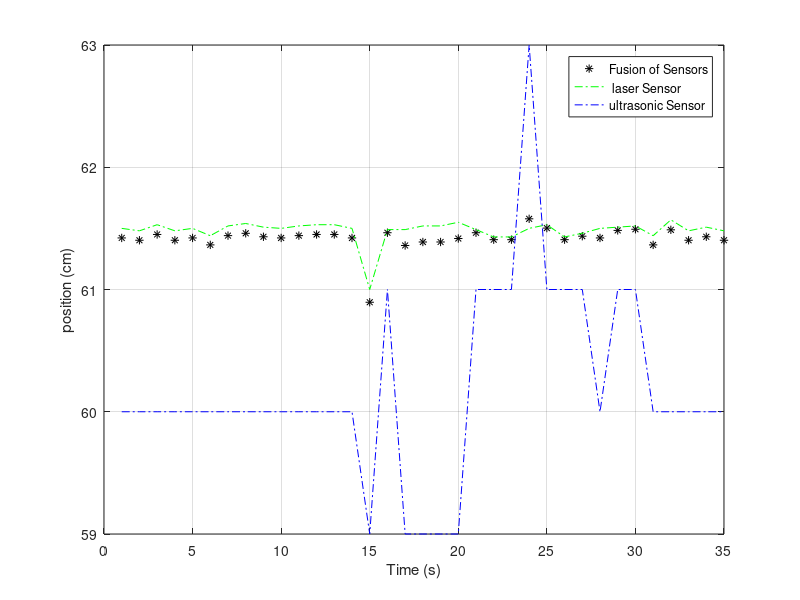
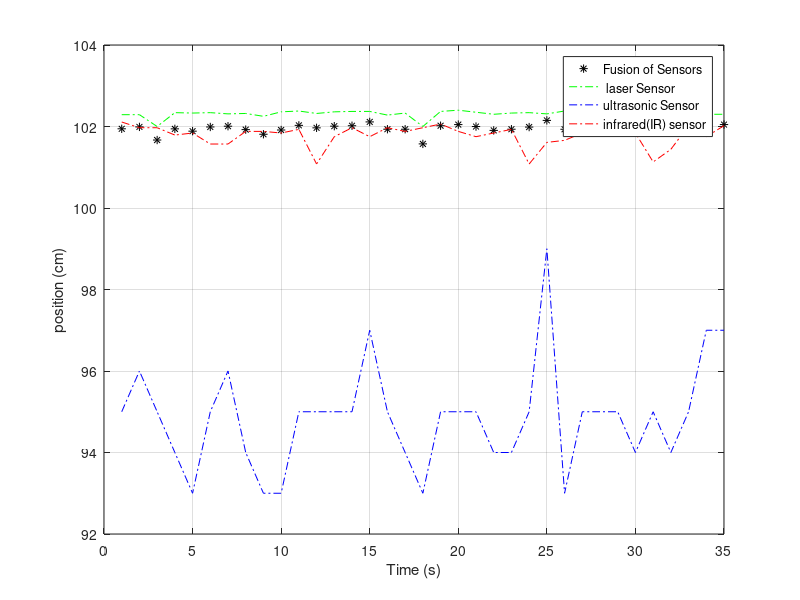
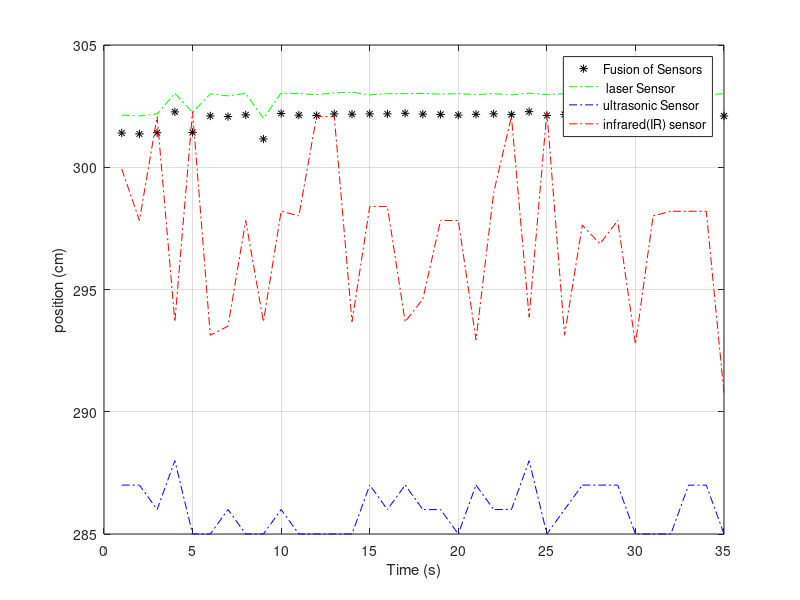
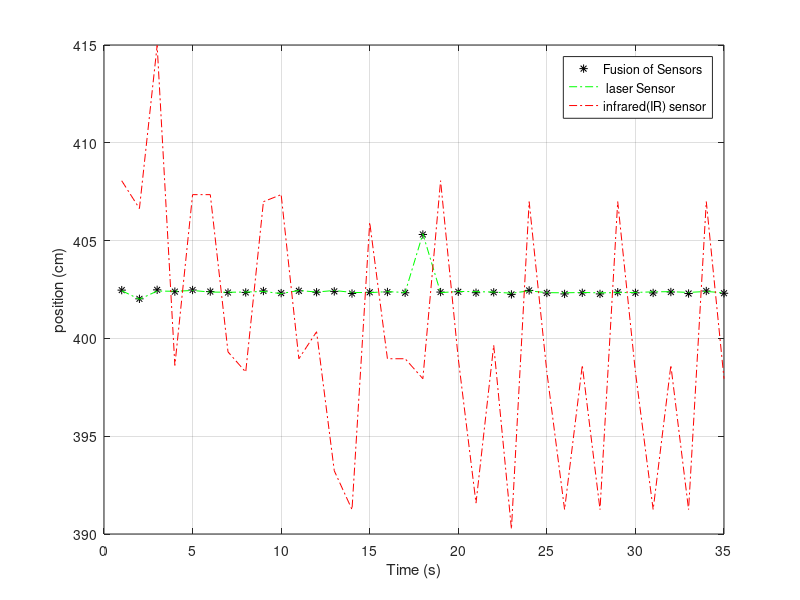

The MATLAB source for these figures, in order:
clc; clear all;close all;
%%%%%%%%%%%%%%%%%%%%%%%%%%%%%%%%%%%%%%%%%%%%%%%%%%%%%%%%%%%%%%%%%%%%%%%%%%%%%%%%%%%%%%%%%%%%%%%%%%%%%%%%%%%%%%%%%%%%%%%%
ls01_60=[61.5	61.48	61.53	61.48	61.5	61.44	61.52	61.54	61.51	61.5	61.52	61.53	61.53	61.5	61	61.49	61.49	61.52	61.52	61.55	61.49	61.43	61.43	61.5	61.53	61.43	61.46	61.5	61.51	61.52	61.44	61.57	61.48	61.51	61.48];
srf_60=[57	57	57	57	57	57	57	57	57	57	57	57	57	57	56	58	56	56	56	56	58	58	58	60	58	58	58	57	58	58	57	57	57	57	57]+3;

f_60_OWA=((200/211)*ls01_60)+((11/211)*srf_60);
err_f_60_OWA=60-f_60_OWA;

err_srf_60=60-srf_60;err_ls01_60=60-ls01_60;
%%%%%%%%%%%%%%%%%%%%%%%%%%%%%%%%%%%%%%%%%%%%%%%%%%%%%%%%%%%%%%%%%%%%%%%%%%%%%%%%%%%%%%%%%%%%%%%%%%%%%%%%%%%%%%%%%%%%%%%%%%%
ir_100=[102.11	101.97	101.97	101.79	101.84	101.57	101.57	101.88	101.88	101.84	101.93	101.08	101.75	101.97	101.75	101.97	101.88	101.97	102.06	101.88	101.75	101.84	101.93	101.08	101.61	101.66	101.84	101.88	101.88	101.84	101.13	101.44	102.02	101.75	102.02];
ls01_100=[102.29	102.29	102	102.34	102.33	102.34	102.31	102.32	102.25	102.36	102.38	102.32	102.36	102.37	102.37	102.28	102.33	102	102.37	102.4	102.35	102.3	102.33	102.34	102.31	102.38	102.35	102.29	102.29	102.27	102.31	102.36	102.32	102.3	102.3];
srf_100=[95	96	95	94	93	95	96	94	93	93	95	95	95	95	97	95	94	93	95	95	95	94	94	95	99	93	95	95	95	94	95	94	95	97	97];

f_100_OWA=((200/211)*ls01_100)+((10/211)*srf_100)+ ((1/211)*ir_100);
err_f_100_OWA=100-f_100_OWA;

err_srf_100=100-srf_100;err_ls01_100=100-ls01_100;err_ir_100=100-ir_100;

%%%%%%%%%%%%%%%%%%%%%%%%%%%%%%%%%%%%%%%%%%%%%%%%%%%%%%%%%%%%%%%%%%%%%%%%%%%%%%%%%%%%%%%%%%%%%%%%%%%%%%%%%%%%%%%%%%%%%%%%%%%%%
ir_140=[150.3	149.97	150.01	150.16	150.16	150.11	150.11	150.11	150.21	150.11	150.11	150.11	150.06	150.11	150.06	149.44	149.72	149.92	150.01	150.01	150.11	150.06	150.06	150.06	150.11	150.06	150.11	150.06	150.01	150.11	150.01	149.58	149.92	150.06	150.06];
srf_140=[133	135	131	131	131	131	133	131	131	132	131	133	131	132	131	131	131	133	131	133	131	131	134	131	131	131	131	131	131	131	131	131	131	131	132];

f_140_OWA=(((10/11)*srf_140)+ ((1/11)*ir_140));
err_f_140_OWA=140-f_140_OWA;

err_srf_140=140-srf_140;err_ir_140=140-ir_140;
%%%%%%%%%%%%%%%%%%%%%%%%%%%%%%%%%%%%%%%%%%%%%%%%%%%%%%%%%%%%%%%%%%%%%%%%%%%%%%%%%%%%%%%%%%%%%%%%%%%%%%%%%%%%%%%%%%%%%%%%%%%%%
ir_300=[299.93	297.82	302.07	293.68	302.27	293.13	293.5	297.82	293.68	298.2	298.01	302.07	302.07	293.68	298.39	298.39	293.68	294.61	297.82	297.82	292.94	298.97	302.07	293.87	302.27	293.13	297.63	296.87	297.82	292.76	298.01	298.2	298.2	298.2	290.75];
ls01_300=[302.13	302.1	302.18	303.02	302.24	303	302.92	303.02	302	303.03	303.01	302.97	303.04	303.07	302.96	303.01	303.01	303.02	302.99	303.01	302.97	303.01	302.96	303.03	302.97	303.01	303.06	303.01	303	302.98	302.97	302.96	303.03	302.95	303.01];
srf_300=[287 287 286 288 285 285 286 285 285 286	285	285	285	285	287	286	287	286	286	285	287	286	286	288	285	286	287	287	287	285	285	285	287	287	285];


f_300_OWA=((200/211)*ls01_300)+((10/211)*srf_300)+ ((1/211)*ir_300);
err_f_300_OWA=300-f_300_OWA;

err_srf_300=300-srf_300;err_ir_300=300-ir_300;err_ls01_300=300-ls01_300;
%%%%%%%%%%%%%%%%%%%%%%%%%%%%%%%%%%%%%%%%%%%%%%%%%%%%%%%%%%%%%%%%%%%%%%%%%%%%%%%%%%%%%%%%%%%%%%%%%%%%%%%%%%%%%%%%%%%%%%%%%
ir_400=[408.06	406.64	414.98	398.62	407.35	407.35	399.31	398.28	406.99	407.35	398.96	400.34	393.23	391.25	405.93	398.96	398.96	397.94	408.06	398.96	391.58	399.65	390.26	406.99	398.28	391.25	398.62	391.25	406.99	398.28	391.25	398.62	391.25	406.99	397.94];
ls01_400=[402.44	402	402.42	402.41	402.45	402.37	402.36	402.37	402.4	402.29	402.45	402.37	402.45	402.35	402.34	402.39	402.35	405.35	402.34	402.4	402.39	402.37	402.31	402.43	402.34	402.33	402.35	402.33	402.34	402.35	402.38	402.39	402.35	402.4	402.33];

f_400_OWA=(((200/201)*ls01_400)+ ((1/201)*ir_400));
err_f_400_OWA=400-f_400_OWA;

err_ir_400=400-ir_400;err_ls01_400=400-ls01_400;
%%%%%%%%%%%%%%%%%%%%%%%%%%%%%%%%%%%%%%%%%%%%%%%%%%%%%%%%%%%%%%%

% main plot 
figure(1)
plot(f_60_OWA,'*k');
hold on;
plot(ls01_60,'-.g');
plot(srf_60,'-.b');
hold off;
grid on
legend('Fusion of Sensors',' laser Sensor ','ultrasonic Sensor')
xlabel('Time (s)');
ylabel('position (cm)');

% plot
figure(2)
plot(f_100_OWA,'*k');
hold on;
plot(ls01_100,'-.g');
plot(srf_100,'-.b');
plot(ir_100,'-.r');
hold off;
grid on
legend('Fusion of Sensors',' laser Sensor ','ultrasonic Sensor','infrared(IR) sensor')
xlabel('Time (s)');
ylabel('position (cm)');
% plot
figure(3)
plot(f_300_OWA,'*k');
hold on;
plot(ls01_300,'-.g');
plot(srf_300,'-.b');
plot(ir_300,'-.r')
hold off;

grid on
legend('Fusion of Sensors',' laser Sensor ','ultrasonic Sensor','infrared(IR) sensor')
xlabel('Time (s)');
ylabel('position (cm)');
% plot
figure(4)
plot(f_400_OWA,'*k');
hold on;
plot(ls01_400,'-.g');
plot(ir_400,'-.r');
hold off;

grid on
legend('Fusion of Sensors',' laser Sensor ','infrared(IR) sensor')
xlabel('Time (s)');
ylabel('position (cm)');
%%%%%%%%%%%%%%%%%%%%%%%%%%%%%%%%%%%%%%%%%%%%%%%%%%%%%%%%%%%%%%%%%%%%%%%%%%%%%%%%%%%%%%%%%%%%%%%%%%%%%%%%%%%
% plot err
figure(5)
plot(err_f_60_OWA,'*k');
hold on;
plot(err_ls01_60,'-.g');
plot(err_srf_60,'-.r');
hold off;

grid on
legend('error of Fusion ',' laser error ','ultrasonic error')
xlabel('Time (s)');
ylabel('positioning error for 60cm (cm)');
% plot
figure(6)
plot(err_f_100_OWA,'*k');
hold on;
plot(err_ls01_100,'-.g');
plot(err_srf_100,'-.b');
plot(err_ir_100,'-.r');
hold off;

grid on
legend('Error of Fusion ',' laser error ','ultrasonic error','infrared(IR) error')
xlabel('Time (s)');
ylabel('positioning error for 100cm (cm)');
% plot
figure(7)
plot(err_f_300_OWA,'*k');
hold on;
plot(err_ls01_300,'-.g');
plot(err_srf_300,'-.b');
plot(err_ir_300,'-.r')
hold off;
grid on
legend('Error of Fusion ',' laser error ','ultrasonic error','infrared(IR) error')
xlabel('Time (s)');
ylabel('positioning error for 300cm (cm)');
% plot
figure(8)
plot(err_f_400_OWA,'*k');
hold on;
plot(err_ls01_400,'-.g');
plot(err_ir_400,'-.r');
hold off;
grid on
legend('Error of Fusion ',' laser error ','infrared(IR) error')
xlabel('Times');
ylabel('positioning error for 400cm (cm)');
